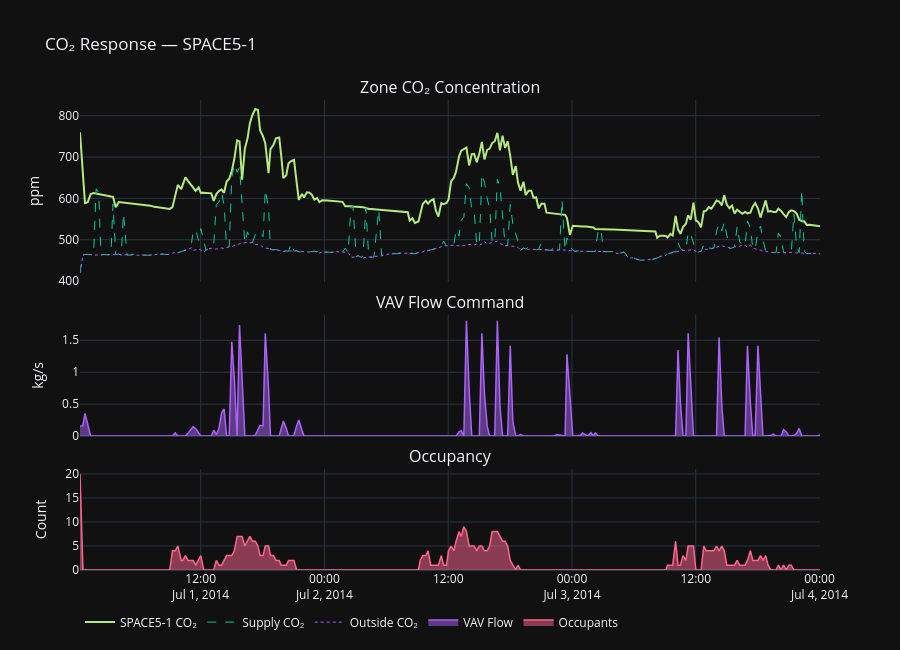

Here is the notebook cell this chart was saved with:
### Markdown cell above
## 3 · CO₂ Response vs Flow & Occupancy

### Code cell
fig = make_subplots(
    rows=3, cols=1, shared_xaxes=True,
    row_heights=[0.45, 0.30, 0.25],
    subplot_titles=['Zone CO₂ Concentration', 'VAV Flow Command', 'Occupancy'],
    vertical_spacing=0.07
)

fig.add_trace(go.Scatter(x=df['Datetime'], y=df[f'{ZONE}_CO2_ppm'],
    name=f'{ZONE} CO₂', line=dict(color='#B6E880', width=2)), row=1, col=1)
fig.add_trace(go.Scatter(x=df['Datetime'], y=df[f'Fan_Out_CO2_ppm'],
    name='Supply CO₂', line=dict(color='#00CC96', width=1, dash='dash')), row=1, col=1)
fig.add_trace(go.Scatter(x=df['Datetime'], y=df[f'Outdoor_Air_CO2_ppm'],
    name='Outside CO₂', line=dict(color='#AB63FA', width=1, dash='dot')), row=1, col=1)

fig.add_trace(go.Scatter(x=df['Datetime'], y=df[f'{ZONE}_VAV_Flow_kg_s'],
    name='VAV Flow', fill='tozeroy',
    line=dict(color='#AB63FA', width=1.5)), row=2, col=1)

fig.add_trace(go.Scatter(x=df['Datetime'], y=df[f'{ZONE}_Occupants'],
    name='Occupants', fill='tozeroy',
    line=dict(color='#FF6692', width=1.5)), row=3, col=1)

fig.update_layout(template='plotly_dark', height=650,
    title=f'CO₂ Response — {ZONE}',
    legend=dict(orientation='h', y=-0.08))
fig.update_yaxes(title_text='ppm', row=1, col=1)
fig.update_yaxes(title_text='kg/s', row=2, col=1)
fig.update_yaxes(title_text='Count', row=3, col=1)
fig.show()

### Figure 1 — Plotly figure (JSON) as saved in the notebook; plotly's stock layout.template omitted (floating-point values rounded to 4 significant figures; data arrays with more than 128 entries replaced by an {"elided": "..."} marker saying what was removed)
{"data": [{"line": {"color": "#B6E880", "width": 2}, "name": "SPACE5-1 CO₂", "type": "scatter", "x": {"elided": "288 str values"}, "xaxis": "x", "y": {"elided": "288 float values"}, "yaxis": "y"}, {"line": {"color": "#00CC96", "dash": "dash", "width": 1}, "name": "Supply CO₂", "type": "scatter", "x": {"elided": "288 str values"}, "xaxis": "x", "y": {"elided": "288 float values"}, "yaxis": "y"}, {"line": {"color": "#AB63FA", "dash": "dot", "width": 1}, "name": "Outside CO₂", "type": "scatter", "x": {"elided": "288 str values"}, "xaxis": "x", "y": {"elided": "288 float values"}, "yaxis": "y"}, {"fill": "tozeroy", "line": {"color": "#AB63FA", "width": 1.5}, "name": "VAV Flow", "type": "scatter", "x": {"elided": "288 str values"}, "xaxis": "x2", "y": {"elided": "288 float values"}, "yaxis": "y2"}, {"fill": "tozeroy", "line": {"color": "#FF6692", "width": 1.5}, "name": "Occupants", "type": "scatter", "x": {"elided": "288 str values"}, "xaxis": "x3", "y": {"elided": "288 int values"}, "yaxis": "y3"}], "layout": {"annotations": [{"font": {"size": 16}, "showarrow": false, "text": "Zone CO₂ Concentration", "x": 0.5, "xanchor": "center", "xref": "paper", "y": 1, "yanchor": "bottom", "yref": "paper"}, {"font": {"size": 16}, "showarrow": false, "text": "VAV Flow Command", "x": 0.5, "xanchor": "center", "xref": "paper", "y": 0.543, "yanchor": "bottom", "yref": "paper"}, {"font": {"size": 16}, "showarrow": false, "text": "Occupancy", "x": 0.5, "xanchor": "center", "xref": "paper", "y": 0.215, "yanchor": "bottom", "yref": "paper"}], "height": 650, "legend": {"orientation": "h", "y": -0.08}, "title": {"text": "CO₂ Response — SPACE5-1"}, "xaxis": {"anchor": "y", "domain": [0, 1], "matches": "x3", "showticklabels": false}, "xaxis2": {"anchor": "y2", "domain": [0, 1], "matches": "x3", "showticklabels": false}, "xaxis3": {"anchor": "y3", "domain": [0, 1]}, "yaxis": {"anchor": "x", "domain": [0.613, 1], "title": {"text": "ppm"}}, "yaxis2": {"anchor": "x2", "domain": [0.285, 0.543], "title": {"text": "kg/s"}}, "yaxis3": {"anchor": "x3", "domain": [0, 0.215], "title": {"text": "Count"}}}}
